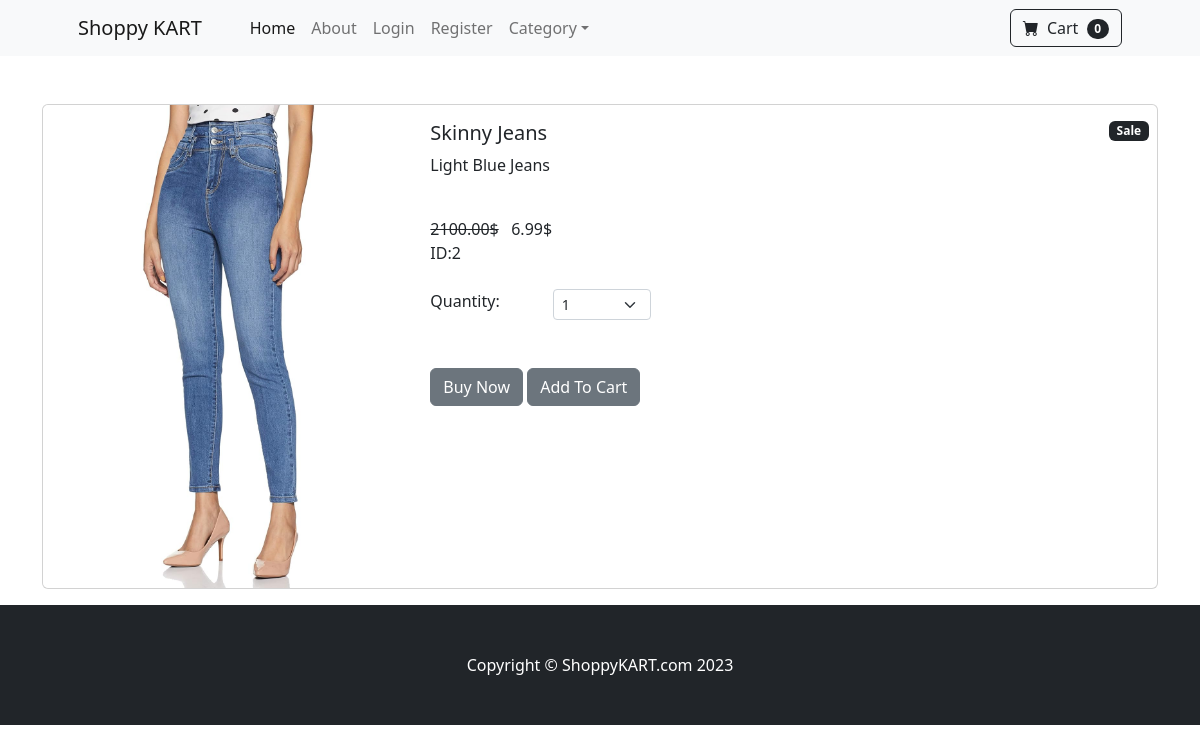
The app's page /product/2 with its own data.
### store/models.py (models this page shows, shortened)
class Products(models.Model):
    name = models.CharField(max_length=100)
    price = models.DecimalField(default=0,decimal_places=2,max_digits=6)
    category = models.ForeignKey(Category, on_delete=models.CASCADE,default=1)
    description = models.CharField(max_length=250,default='',blank=True,null=True)
    image = models.ImageField(upload_to='upload/products/')
    is_sale = models.BooleanField(default=False)
    sale_price = models.DecimalField(default=0,decimal_places=2,max_digits=6)

### store/views.py (the view)
# urls.py: path('product/<int:pk>',views.product,name='product'),
def product(request,pk):
    product =Products.objects.get(id=pk)
    return render(request,'product.html',{'products':product})

### cart/cart.py (called while the page is built)
    def __len__(self):
        return len(self.cart)

### cart/context_processors.py (called while the page is built)
def cart(request):
    return {'cart': Cart(request)}

### store/templates/product.html (shortened to what this page needs)
{% extends 'base.html' %}
{% block content %}
<br><br>
<div class="container">
    <div class="card mb-3" >
        <div class="row g-0">
          <div class="col-md-4">
            <img src="{{ products.image.url }}" class="img-fluid rounded-start" alt="...">
          </div>
          <div class="col-md-8">
            <div class="card-body">
              <h5 class="card-title">{{ products.name }}</h5>
              <p class="card-text">{{ products.description }}</p><br>
                {% if products.is_sale %}
                <div class="badge bg-dark text-white position-absolute" style="top: 1rem; right: 0.5rem">Sale</div>
                    <strike>{{ products.price }}$</strike>
                    {{ products.sale_price }}$<br>
                    ID:{{ products.id }}
                {% else %}
                    {{ products.price }}$<br>
                    ID:{{ products.id }}
                {% endif %}<br><br>
                <div class="row justify-content">
                  <div class="col-md-2">Quantity:</div>
                  <div class="col-md-2">
                <select class="form-select form-select-sm" id="qty_cart">
                  <option value="1">1</option>
                </select>
                </div>
              </div><br><br>
                <button type="submit" class="btn btn-secondary">Buy Now</button>
                <button type="button" value="{{ products.id }}" class="btn btn-secondary" id="add-cart">Add To Cart</button>
            </div>
          </div>
        </div>
      </div>
</div>
{% endblock %}

### records on screen
Products: image (picture), name "Skinny Jeans", description "Light Blue Jeans", price "2100.00", sale_price "6.99", id "2"

### other values on screen
{{ cart|length }} "0"
